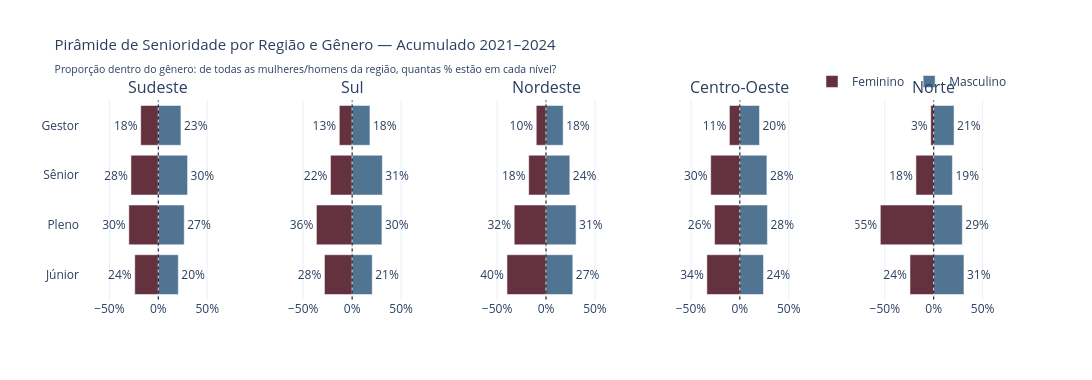

This figure's notebook cell:
### Markdown cell above
---
## G-R5 — Pirâmide de Senioridade por Região
> Proporção dentro do gênero: de todas as mulheres de cada região, quantas % estão em cada nível?

### Code cell
df_niv = df_reg.dropna(subset=['nivel'])

fig = make_subplots(
    rows=1, cols=len(REGIOES),
    subplot_titles=REGIOES,
    shared_yaxes=True
)

for i, regiao in enumerate(REGIOES, 1):
    sub = df_niv[df_niv['regiao'] == regiao]

    for genero in ['Feminino', 'Masculino']:
        pct = prop_dentro_genero_regiao(df_niv, 'nivel', regiao, genero)
        pct = pct.reindex(NIVEL_SENIORIDADE_ORDEM, fill_value=0)
        x_vals = -pct if genero == 'Feminino' else pct

        fig.add_trace(go.Bar(
            y=NIVEL_SENIORIDADE_ORDEM,
            x=x_vals,
            name=genero,
            orientation='h',
            marker_color=CORES_GENERO[genero],
            text=[f'{int(round(v))}%' for v in pct],
            textposition='outside',
        ), row=1, col=i)

    fig.add_shape(
        type='line', x0=0, x1=0,
        y0=-0.5, y1=len(NIVEL_SENIORIDADE_ORDEM) - 0.5,
        line=dict(color='black', width=1, dash='dot'),
        row=1, col=i
    )
    fig.update_xaxes(ticksuffix='%', range=[-80, 80], row=1, col=i)

fig = legenda_unica(fig)
fig = layout_padrao(
    fig,
    'Pirâmide de Senioridade por Região e Gênero — Acumulado 2021–2024<br>'
    '<sub>Proporção dentro do gênero: de todas as mulheres/homens da região, quantas % estão em cada nível?</sub>',
    height=380, width=1400, barmode='relative'
)
fig.show()

### Figure 1 — Plotly figure (JSON) as saved in the notebook; plotly's stock layout.template omitted (floating-point values rounded to 4 significant figures)
{"data": [{"marker": {"color": "#64313E"}, "name": "Feminino", "orientation": "h", "showlegend": true, "text": ["24%", "30%", "28%", "18%"], "textposition": "outside", "type": "bar", "x": [-24.02, -30.09, -27.95, -17.95], "xaxis": "x", "y": ["Júnior", "Pleno", "Sênior", "Gestor"], "yaxis": "y"}, {"marker": {"color": "#517493"}, "name": "Masculino", "orientation": "h", "showlegend": true, "text": ["20%", "27%", "30%", "23%"], "textposition": "outside", "type": "bar", "x": [20.44, 26.51, 29.92, 23.13], "xaxis": "x", "y": ["Júnior", "Pleno", "Sênior", "Gestor"], "yaxis": "y"}, {"marker": {"color": "#64313E"}, "name": "Feminino", "orientation": "h", "showlegend": false, "text": ["28%", "36%", "22%", "13%"], "textposition": "outside", "type": "bar", "x": [-28.28, -36.49, -22.12, -13.11], "xaxis": "x2", "y": ["Júnior", "Pleno", "Sênior", "Gestor"], "yaxis": "y2"}, {"marker": {"color": "#517493"}, "name": "Masculino", "orientation": "h", "showlegend": false, "text": ["21%", "30%", "31%", "18%"], "textposition": "outside", "type": "bar", "x": [20.55, 30.41, 30.86, 18.18], "xaxis": "x2", "y": ["Júnior", "Pleno", "Sênior", "Gestor"], "yaxis": "y2"}, {"marker": {"color": "#64313E"}, "name": "Feminino", "orientation": "h", "showlegend": false, "text": ["40%", "32%", "18%", "10%"], "textposition": "outside", "type": "bar", "x": [-39.89, -32.48, -17.66, -9.972], "xaxis": "x3", "y": ["Júnior", "Pleno", "Sênior", "Gestor"], "yaxis": "y3"}, {"marker": {"color": "#517493"}, "name": "Masculino", "orientation": "h", "showlegend": false, "text": ["27%", "31%", "24%", "18%"], "textposition": "outside", "type": "bar", "x": [27.39, 30.76, 24.34, 17.51], "xaxis": "x3", "y": ["Júnior", "Pleno", "Sênior", "Gestor"], "yaxis": "y3"}, {"marker": {"color": "#64313E"}, "name": "Feminino", "orientation": "h", "showlegend": false, "text": ["34%", "26%", "30%", "11%"], "textposition": "outside", "type": "bar", "x": [-33.71, -25.84, -29.78, -10.67], "xaxis": "x4", "y": ["Júnior", "Pleno", "Sênior", "Gestor"], "yaxis": "y4"}, {"marker": {"color": "#517493"}, "name": "Masculino", "orientation": "h", "showlegend": false, "text": ["24%", "28%", "28%", "20%"], "textposition": "outside", "type": "bar", "x": [24.16, 28.15, 27.63, 20.05], "xaxis": "x4", "y": ["Júnior", "Pleno", "Sênior", "Gestor"], "yaxis": "y4"}, {"marker": {"color": "#64313E"}, "name": "Feminino", "orientation": "h", "showlegend": false, "text": ["24%", "55%", "18%", "3%"], "textposition": "outside", "type": "bar", "x": [-24.24, -54.55, -18.18, -3.03], "xaxis": "x5", "y": ["Júnior", "Pleno", "Sênior", "Gestor"], "yaxis": "y5"}, {"marker": {"color": "#517493"}, "name": "Masculino", "orientation": "h", "showlegend": false, "text": ["31%", "29%", "19%", "21%"], "textposition": "outside", "type": "bar", "x": [30.9, 29.21, 19.1, 20.79], "xaxis": "x5", "y": ["Júnior", "Pleno", "Sênior", "Gestor"], "yaxis": "y5"}], "layout": {"annotations": [{"font": {"size": 16}, "showarrow": false, "text": "Sudeste", "x": 0.084, "xanchor": "center", "xref": "paper", "y": 1, "yanchor": "bottom", "yref": "paper"}, {"font": {"size": 16}, "showarrow": false, "text": "Sul", "x": 0.292, "xanchor": "center", "xref": "paper", "y": 1, "yanchor": "bottom", "yref": "paper"}, {"font": {"size": 16}, "showarrow": false, "text": "Nordeste", "x": 0.5, "xanchor": "center", "xref": "paper", "y": 1, "yanchor": "bottom", "yref": "paper"}, {"font": {"size": 16}, "showarrow": false, "text": "Centro-Oeste", "x": 0.708, "xanchor": "center", "xref": "paper", "y": 1, "yanchor": "bottom", "yref": "paper"}, {"font": {"size": 16}, "showarrow": false, "text": "Norte", "x": 0.916, "xanchor": "center", "xref": "paper", "y": 1, "yanchor": "bottom", "yref": "paper"}], "barmode": "relative", "height": 380, "legend": {"orientation": "h", "x": 1, "xanchor": "right", "y": 1.02, "yanchor": "bottom"}, "shapes": [{"line": {"color": "black", "dash": "dot", "width": 1}, "type": "line", "x0": 0, "x1": 0, "xref": "x", "y0": -0.5, "y1": 3.5, "yref": "y"}, {"line": {"color": "black", "dash": "dot", "width": 1}, "type": "line", "x0": 0, "x1": 0, "xref": "x2", "y0": -0.5, "y1": 3.5, "yref": "y2"}, {"line": {"color": "black", "dash": "dot", "width": 1}, "type": "line", "x0": 0, "x1": 0, "xref": "x3", "y0": -0.5, "y1": 3.5, "yref": "y3"}, {"line": {"color": "black", "dash": "dot", "width": 1}, "type": "line", "x0": 0, "x1": 0, "xref": "x4", "y0": -0.5, "y1": 3.5, "yref": "y4"}, {"line": {"color": "black", "dash": "dot", "width": 1}, "type": "line", "x0": 0, "x1": 0, "xref": "x5", "y0": -0.5, "y1": 3.5, "yref": "y5"}], "title": {"font": {"size": 15}, "text": "Pirâmide de Senioridade por Região e Gênero — Acumulado 2021–2024<br><sub>Proporção dentro do gênero: de todas as mulheres/homens da região, quantas % estão em cada nível?</sub>"}, "width": 1400, "xaxis": {"anchor": "y", "domain": [0, 0.168], "range": [-80, 80], "ticksuffix": "%"}, "xaxis2": {"anchor": "y2", "domain": [0.208, 0.376], "range": [-80, 80], "ticksuffix": "%"}, "xaxis3": {"anchor": "y3", "domain": [0.416, 0.584], "range": [-80, 80], "ticksuffix": "%"}, "xaxis4": {"anchor": "y4", "domain": [0.624, 0.792], "range": [-80, 80], "ticksuffix": "%"}, "xaxis5": {"anchor": "y5", "domain": [0.832, 1], "range": [-80, 80], "ticksuffix": "%"}, "yaxis": {"anchor": "x", "domain": [0, 1]}, "yaxis2": {"anchor": "x2", "domain": [0, 1], "matches": "y", "showticklabels": false}, "yaxis3": {"anchor": "x3", "domain": [0, 1], "matches": "y", "showticklabels": false}, "yaxis4": {"anchor": "x4", "domain": [0, 1], "matches": "y", "showticklabels": false}, "yaxis5": {"anchor": "x5", "domain": [0, 1], "matches": "y", "showticklabels": false}}}
